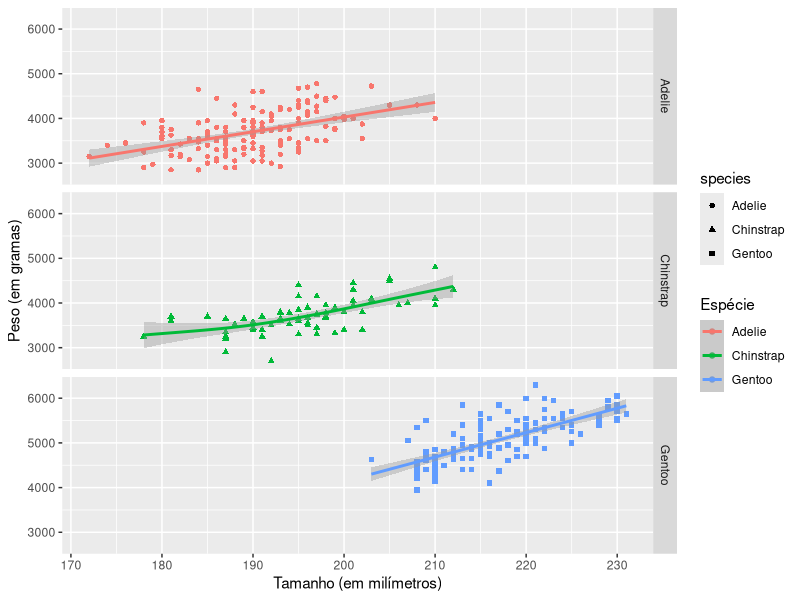

This figure's R source:
## ---- chunk 1
knitr::opts_chunk$set(echo = TRUE)
## ---- chunk 2
#install.packages("ggplot2")
#install.packages("palmerpenguins")

library(ggplot2)
library(palmerpenguins)

data("penguins")

# 1) ggplot(data = penguins): Em ggplot2, um gráfico é iniciado com a função ggplot().
# Ela cria um sistema de coordenadas ao qual é possível acrescentar camadas. O 
# primeiro argumento da função ggplot() é o conjunto de dados a ser usado no 
# gráfico. Neste caso, é “penguins”.

# 2) +: Depois, acrescenta-se um símbolo “+” para adicionar uma nova camada ao seu
#gráfico. O gráfico é finalizado adicionando uma ou mais camadas ao ggplot().

# 3) geom_point(): Em seguida, deve-se escolher um geom adicionando uma função geom. 
# A função geom_point() utiliza pontos para criar gráficos de dispersão, a função 
# geom_bar usa barras para criar gráficos de barras, e assim por diante. Neste caso, 
# escolha função geom_point para criar um gráfico de dispersão de pontos. O pacote 
# ggplot2 vem com muitas funções geom diferentes. Você aprenderá mais sobre geoms 
# posteriormente no curso.

# 4) (mapping = aes(x = flipper_length_mm, y = body_mass_g)): Cada função geom em 
# ggplot2 leva um argumento de mapeamento. Com isso, define-se como as variáveis do
# seu conjunto de dados serão mapeadas de acordo com as propriedades visuais. O 
# argumento de mapeamento sempre é combinado com a função aes(). Os argumentos x e
# y da função aes() especificam quais variáveis devem ser mapeadas no eixo X e no 
# eixo Y do sistema de coordenadas. Neste caso, deseja-se mapear a variável 
# “flipper_length_mm” no eixo X e a variável “body_mass_g” no eixo Y.

ggplot(
  data = penguins, 
  mapping = aes(
    x = flipper_length_mm, 
    y = body_mass_g,
    colour = species,
    shape = species,
    # size = species
    )
  ) + 
  geom_point() + 
  
  # geom_smooth: com essa função é possível mostrar linhas de tendência
  geom_smooth(method="gam", 
              formula = y ~s(x)) +
  
  # labs(): Para mudar/definir os rótulos
  labs(y = "Peso (em gramas)", x = "Tamanho (em milímetros)", colour = 'Espécie') + 
  
  # facet_grid: divide os quadros para cada um dos elementos da variável especificada
  facet_grid(facets="species")

